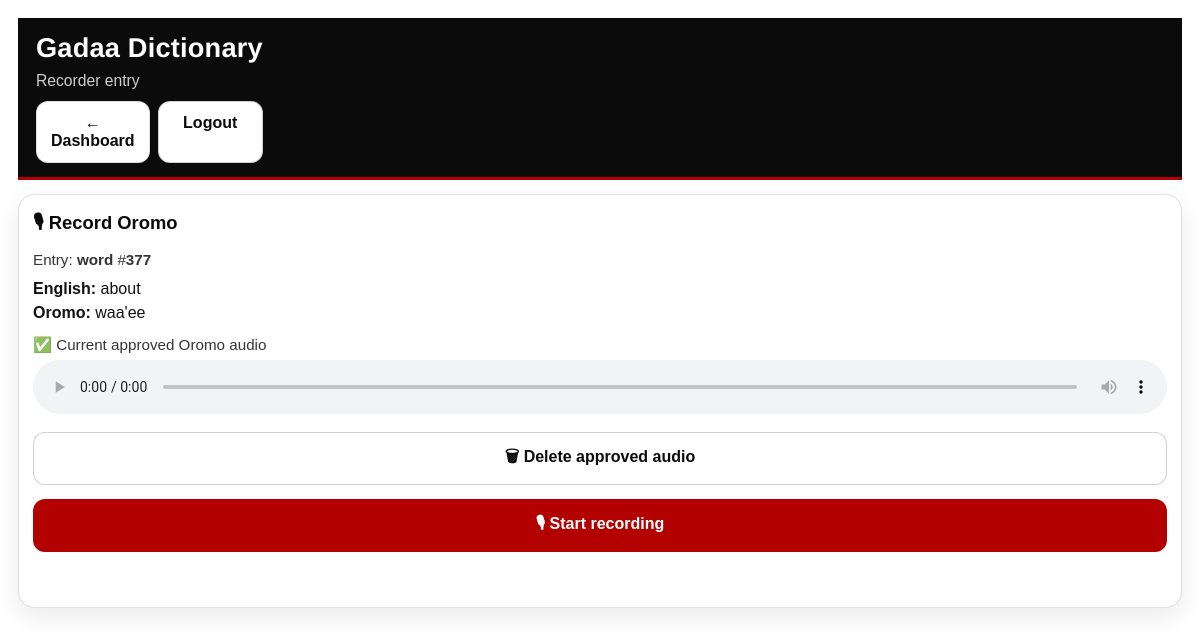
The page /recorder/entry/word/377 (signed in) on the database its author committed.
### tables this page shows
CREATE TABLE audio (
            id INTEGER PRIMARY KEY AUTOINCREMENT,
            entry_type TEXT,
            entry_id INTEGER,
            lang TEXT,
            file_path TEXT,
            status TEXT
        );

CREATE TABLE words (
            id INTEGER PRIMARY KEY AUTOINCREMENT,
            english TEXT,
            oromo TEXT,
            status TEXT
        , english_key TEXT, oromo_key TEXT);

### app.py (the view)
@app.route("/recorder/entry/<entry_type>/<int:entry_id>")
def recorder_entry(entry_type, entry_id):
    if not require_recorder():
        return redirect("/recorder")
    entry_type = (entry_type or "").strip().lower()
    if entry_type not in ("word", "phrase"):
        abort(400)
    conn = sqlite3.connect(DB_NAME)
    c = conn.cursor()
    if entry_type == "word":
        c.execute(
            "SELECT id, english, oromo FROM words WHERE id=? AND status='approved'",
            (entry_id,)
        )
    else:
        c.execute(
            "SELECT id, english, oromo FROM phrases WHERE id=? AND status='approved'",
            (entry_id,)
        )
    row = c.fetchone()
    conn.close()
    if not row:
        abort(404)
    audio = get_approved_audio(entry_type, entry_id)
    return render_template(
        "recorder_entry.html",
        entry_type=entry_type,
        entry_id=entry_id,
        english=row[1],
        oromo=row[2],
        audio=audio
    )

### app.py (called while the page is built)
@app.before_request
def force_primary_domain():
    if request.path.startswith("/.well-known/"):
        return None
    if request.host == "gadaoromo.onrender.com":
        return redirect("https://gadaadictionary.com" + request.full_path, code=301)
    return None

@app.context_processor
def inject_globals():
    return dict(
        APP_NAME=APP_NAME,
        SUPPORT_MIN_NOK=SUPPORT_MIN_NOK,
        DONATE_URLS=DONATE_URLS,
        WEBSITE_URL=WEBSITE_URL,
        API_URL=API_URL,
    )

@app.after_request
def add_security_headers(resp):
    resp.headers["X-Content-Type-Options"] = "nosniff"
    resp.headers["X-Frame-Options"] = "SAMEORIGIN"
    if resp.mimetype == "text/html":
        resp.headers.setdefault("Cache-Control", "no-cache")
    return resp

def require_recorder() -> bool:
    return bool(session.get("recorder") == 1)

def _public_audio_url(file_path: str) -> str:
    fp = (file_path or "").replace("\\", "/").strip()
    if not fp:
        return ""
    if fp.startswith("uploads/"):
        return "/" + fp
    if fp.startswith("/uploads/"):
        return fp
    return "/uploads/" + os.path.basename(fp)

def get_approved_audio(entry_type: str, entry_id: int) -> dict:
    conn = sqlite3.connect(DB_NAME)
    c = conn.cursor()
    c.execute("""
        SELECT lang, file_path
        FROM audio
        WHERE status='approved' AND entry_type=? AND entry_id=?
        ORDER BY id DESC
    """, (entry_type, entry_id))
    rows = c.fetchall()
    conn.close()
    out = {}
    for lang, path in rows:
        if lang not in out:
            out[lang] = _public_audio_url(path)
    return out

@app.after_request
def no_cache_html(resp):
    if resp.mimetype == "text/html":
        resp.headers["Cache-Control"] = "no-store, max-age=0"
        resp.headers["Pragma"] = "no-cache"
    return resp

### templates/recorder_entry.html (shortened to what this page needs)
<!DOCTYPE html>
<html lang="en">
<head>
  <link rel="stylesheet" href="{{ url_for('static', filename='style.css') }}">
</head>
<body>
<div class="container">
  <header class="topbar">
    <div class="brand">
      <h1>{{ APP_NAME }}</h1>
      <p class="tagline">Recorder entry</p>
      <div class="small-actions" style="margin-top:10px; display:flex; flex-wrap:wrap; gap:8px;">
        <a class="btn" href="/recorder/dashboard">← Dashboard</a>
        <a class="btn danger" href="/recorder/logout">Logout</a>
      </div>
    </div>
  </header>
  <section class="card">
    <h2 style="margin-top:0;">🎙 Record Oromo</h2>
    <div class="subtle">
      Entry: <b>{{ entry_type }}</b> #<b>{{ entry_id }}</b>
    </div>
    <div style="margin-top:12px;">
      <div><b>English:</b> {{ english }}</div>
      <div style="margin-top:6px;"><b>Oromo:</b> {{ oromo }}</div>
    </div>
    {% if audio and audio.oromo %}
  <div id="liveAudioCard" style="margin-top:14px;">
    <div class="subtle">✅ Current approved Oromo audio</div>
    <audio id="liveAudio" controls style="width:100%; margin-top:6px;">
      <source id="liveAudioSource" src="{{ audio.oromo }}">
    </audio>
    <button
      id="deleteLiveBtn"
      type="button"
      class="btn danger"
      style="margin-top:8px;"
      data-entry-type="{{ entry_type }}"
      data-entry-id="{{ entry_id }}"
      data-lang="oromo"
    >
      🗑 Delete approved audio
    </button>
  </div>
{% endif %}
    <div style="margin-top:14px;">
      <button
        type="button"
        class="btn primary"
        data-record-btn
        data-entry-type="{{ entry_type }}"
        data-entry-id="{{ entry_id }}"
        data-lang="oromo"
      >🎙 Start recording</button>
      <div class="muted" style="margin-top:10px; font-size:14px;">
      </div>
    </div>
  </section>
</div>
</body>
</html>

### static/style.css (style rules this page uses)
* { margin: 0; padding: 0; box-sizing: border-box; font-family: Arial, sans-serif; }
:root { --bg: #ffffff; --text: #111111; --muted: rgba(17,17,17,0.85); --black: #0b0b0b; --red: #b30000; --redHover: #8f0000; --card: #ffffff; --card2: #fafafa; --border: rgba(0,0,0,0.12); --shadow: 0 10px 24px rgba(0,0,0,0.08); --radius: 16px; --radiusSm: 12px; }
body { background: var(--bg); color: var(--text); }
a { color: var(--red); text-decoration: none; }
.container { max-width: none; margin: 0; padding: 14px 18px; }
.topbar { position: sticky; top: 0; z-index: 60; background: var(--black); color: #fff; padding: 14px 18px; border-bottom: 3px solid var(--red); display:flex; align-items:flex-start; justify-content:space-between; gap: 12px; }
.brand h1 { margin:0; font-size: 1.7rem; color:#fff; }
.tagline { margin-top: 6px; color: rgba(255,255,255,0.92); }
.subtle { color: var(--muted); font-size: 0.95rem; }
.muted { color: var(--muted); }
.card { margin-top: 14px; background: var(--card); border: 1px solid var(--border); border-radius: var(--radius); padding: 14px; box-shadow: var(--shadow); }
h2 { margin: 0 0 10px; font-size: 1.15rem; color: var(--black); }
h1, h3 { color: var(--black); }
input, select, textarea, button { width: 100%; font-size: 1rem; box-sizing: border-box; }
button { padding: 12px 14px; border-radius: var(--radiusSm); border: none; cursor: pointer; background: var(--red); color: #fff; font-weight: 800; }
.btn { display:inline-block; padding: 12px 14px; border-radius: var(--radiusSm); border: 1px solid var(--border); background: #fff; color: var(--black); text-decoration:none; font-weight: 800; text-align:center; }
.btn.primary { background: var(--red); color: #fff; border-color: rgba(179,0,0,0.25); }
.btn.danger, .danger { background: #fff; color: var(--black); border: 1px solid rgba(0,0,0,0.18); }
.small-actions { display:flex; gap: 10px; margin-top: 10px; flex-wrap:wrap; }
.small-actions > * { flex: 1; }
@media (min-width: 800px) { .container { padding: 18px; } }
audio { width: 100%; margin-top: 6px; }
button.danger { border: 1px solid rgba(179,0,0,0.35); background: #fff; color: var(--red); }
a, button, .chip { transition: transform 120ms ease, opacity 120ms ease, box-shadow 120ms ease; }
.card { animation: fadeUp 180ms ease; }
.topbar .brand h1 { color: #fff; font-weight: 900; letter-spacing: 0.2px; text-rendering: geometricPrecision; }
.topbar .tagline { color: rgba(255,255,255,0.80); font-size: 0.98rem; line-height: 1.35; margin-top: 6px; }

### rows shown on the page
audio: entry_type "word"
words: english "about", oromo "waa'ee"

### other values the page prints
{{ APP_NAME }} "Gadaa Dictionary"
{{ entry_id }} "377"
